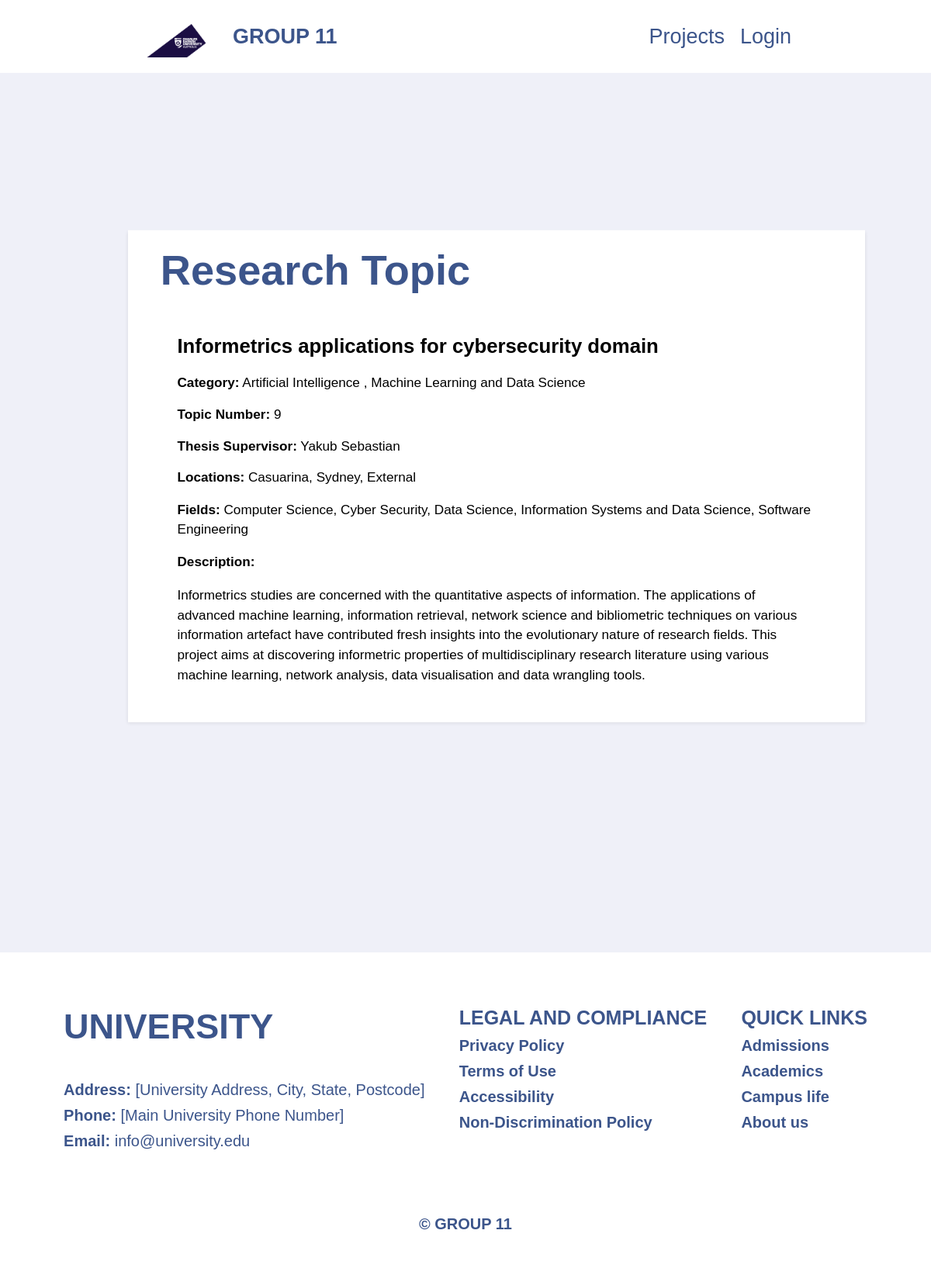
The app's page /project-details/9/ with its own data.
### management/models.py (models this page shows, shortened)
class Project(models.Model):
    supervisor = models.ForeignKey(User, null=True, on_delete=models.SET_NULL)
    title = models.CharField(max_length=100, null=True)
    category = models.ManyToManyField("Category", blank=True)
    topic_num = models.PositiveIntegerField("Topic number", null=True, unique=True)
    location = models.ManyToManyField("Location", blank=True)
    research_areas = models.ManyToManyField("ResearchArea", blank=True)
    description = models.TextField(blank=True)

class Category(models.Model):
    name = models.CharField(max_length=100)

class Location(models.Model):
    name = models.CharField(max_length=30)

class ResearchArea(models.Model):
    name = models.CharField(max_length=60)

### accounts/models.py (models this page shows)
class User(AbstractUser):
    USER_TYPE_CHOICES = (
        ('unit_coordinator', 'Unit Coordinator'),
        ('supervisor', 'Supervisor'),
        ('student', 'Student'),
    )
    user_type = models.CharField(max_length=20, choices=USER_TYPE_CHOICES, default='student')
    groups = models.ManyToManyField(
        'auth.Group',
        verbose_name='groups',
        blank=True,
        help_text='The groups this user belongs to. A user will get all permissions granted to each of their groups.',
        related_name='custom_user_set',
        related_query_name='user',
    )
    user_permissions = models.ManyToManyField(
        'auth.Permission',
        verbose_name='user permissions',
        blank=True,
        help_text='Specific permissions for this user.',
        related_name='custom_user_set',
        related_query_name='user',
    )

### assignment_4_app/views.py (the view)
# urls.py: path("project-details/<slug:slug>/", views.project_details, name="project-details"), # project-details/proj1 etc... using path transformer other e.g. is int or str
def project_details(request, slug):
        current_project = Project.objects.get(topic_num = slug)
        context = {
            "project": current_project
        }
        return render(request, "assignment_4_app/projectDetails.html", context)

### assignment_4_app/templates/assignment_4_app/projectDetails.html (shortened to what this page needs)
{% extends "base.html" %}
{% load static %}
{% block css_files %}
    <link rel="stylesheet" href="{% static "assignment_4_app/projectDetails.css" %}">
{% endblock %}
{% block content %}
<section class="section">
    <div class="container">
        <h1 class="container__heading">Research Topic</h1>
        <div class="project">
            <h2 class="project__heading">{{ project.title }}</h2>
            <p><strong>Category:</strong>
                {% for category in project.category.all %}
                    {{ category.name }}
                    {% if not forloop.last %}, {% endif %}
                {% endfor %}
            </p>
            <p><strong>Topic Number:</strong> {{ project.topic_num }}</p>
            <p><strong>Thesis Supervisor:</strong> {{ project.supervisor.first_name }} {{ project.supervisor.last_name }}</p>
            <p><strong>Locations:</strong>
                {% for location in project.location.all %}
                    {{ location.name }}{% if not forloop.last %}, {% endif %}
                {% empty %}
                    None
                {% endfor %}
                </p>
                <p><strong>Fields:</strong>
                {% for research_area in project.research_areas.all %}
                    {{ research_area.name }}{% if not forloop.last %}, {% endif %}
                {% empty %}
                    None
                {% endfor %}
                </p>
            <p><strong>Description: </strong> {{ project.description|linebreaks }}</p>
        </div>
    </div>
</section>
{% endblock content %}

### assignment_4_app/static/assignment_4_app/app.css (style rules this page uses)
:root { --color-primary: #3C558B; --color-secondary: white; --color-dark-blue: #1c0e45; --color-grey: #eff0f8; --color-text-dark: #182620; }
*, *::before, *::after { margin: 0; padding: 0; box-sizing: inherit; font-family: inherit; }
html { font-size: 62.5%; font-family: Arial, sans-serif; }
body { box-sizing: border-box; position: relative; background-color: white; }

### assignment_4_app/static/assignment_4_app/projectDetails.css (style rules this page uses)
.container { width: 100rem; margin: auto; padding: 20px; background-color: #ffffff; box-shadow: 0 2px 5px rgba(0, 0, 0, 0.1); transform: scale(0.95); }
.container * { transform: scale(0.95); }
.container__heading { font-size: 6rem; margin-bottom: 4rem; color: var(--color-primary); }
.project__heading { font-size: 3rem; margin-bottom: 2rem; }
p { font-size: 2rem; margin-bottom: 1.5rem; line-height: 1.5; }

### records on screen
Project: title "Informetrics applications for cybersecurity domain", topic_num "9", supervisor.first_name "Yakub", supervisor.last_name "Sebastian", description "Informetrics studies are concerned with the quantitative aspects of information. The applications of advanced machine learning, information retrieval, network science and bibliometric techniques on various information artefact have contributed fresh insights into the evolutionary nature of research fields. This project aims at discovering informetric properties of multidisciplinary research literature using various machine learning, network analysis, data visualisation and data wrangling tools."
Category: name "Artificial Intelligence"
Category: name "Machine Learning and Data Science"
Location: name "Casuarina"
Location: name "Sydney"
Location: name "External"
ResearchArea: name "Computer Science"
ResearchArea: name "Cyber Security"
ResearchArea: name "Data Science"
ResearchArea: name "Information Systems and Data Science"
ResearchArea: name "Software Engineering"
